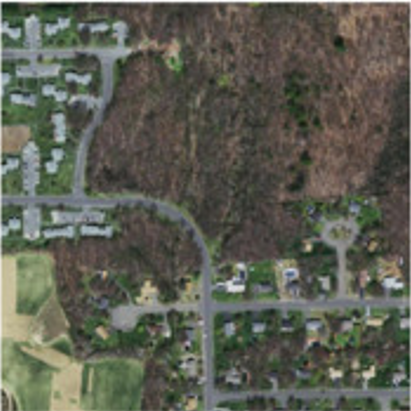
#> input picture Scene_3.png, 411 x 411 px
$ python scene3_routes.py
#> lines starting #> are read from the running program, lines starting #| are printed output that depends on the picture
import cv2
import numpy as np
import matplotlib.pyplot as plt

# ==========================================
# 1) Chargement image
# ==========================================
image = cv2.imread("Scene_3.png")
#> image is the input picture: shape (411, 411, 3); mean B, G, R 82.9, 94.7, 93.1
gt_color = cv2.imread("GT3.png")
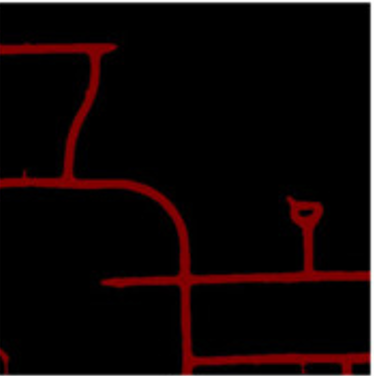
#> input picture GT3.png, 375 x 376 px
#> gt_color is the input picture: shape (376, 375, 3); mean B, G, R 6, 5.8, 15.4

if image is None or gt_color is None:
    print("Image ou GT non trouvé")
    exit()

# BGR -> RGB
image_rgb = cv2.cvtColor(image, cv2.COLOR_BGR2RGB)
gt_rgb = cv2.cvtColor(gt_color, cv2.COLOR_BGR2RGB)

# ==========================================
# 2) Prétraitement
# ==========================================
blur = cv2.GaussianBlur(image_rgb, (5, 5), 1)

# Conversion LAB
lab = cv2.cvtColor(blur, cv2.COLOR_RGB2LAB)
#> lab: shape (411, 411, 3); mean of channels 0, 1, 2 100.6, 125.2, 134.6

# ==========================================
# 3) K-means
# ==========================================
pixels = lab.reshape((-1, 3))
pixels = np.float32(pixels)

K = 3

criteria = (
    cv2.TERM_CRITERIA_EPS + cv2.TERM_CRITERIA_MAX_ITER,
    20,
    1.0
)

_, labels, centers = cv2.kmeans(
    pixels,
    K,
    None,
    criteria,
    10,
    cv2.KMEANS_RANDOM_CENTERS
)
#> centers = [[165.8, 123.9, 135.4], [116.4, 123.7, 135.4], [77.98, 126.2, 134.1]]

labels = labels.flatten()
segmented = labels.reshape(image.shape[:2])
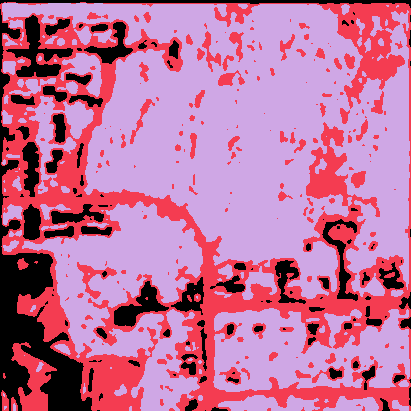
#> segmented: shape (411, 411) int32; 3 distinct labels, from 0 to 2; one colour per label, 0 black

# ==========================================
# 4) Choisir cluster route
# ==========================================
L_channel = centers[:, 0]
#> L_channel = [165.8, 116.4, 77.98]
road_cluster = np.argmax(L_channel)
#> road_cluster = 0

mask = np.zeros(segmented.shape, dtype=np.uint8)
mask[segmented == road_cluster] = 255

# ==========================================
# 5) Post-traitement morphologique
# ==========================================
kernel = np.ones((3, 3), np.uint8)

mask = cv2.morphologyEx(mask, cv2.MORPH_OPEN, kernel)
mask = cv2.morphologyEx(mask, cv2.MORPH_CLOSE, kernel)

# ==========================================
# 6) Adapter GT à la taille de l'image
# ==========================================
gt_rgb = cv2.resize(
    gt_rgb,
    (mask.shape[1], mask.shape[0]),
    interpolation=cv2.INTER_NEAREST
)
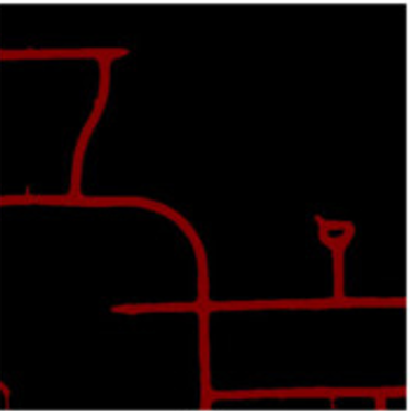
#> gt_rgb: shape (411, 411, 3); mean R, G, B 15.6, 6, 6.2

# ==========================================
# 7) Extraire routes rouges du GT
# ==========================================
gt_bin = np.zeros(mask.shape, dtype=np.uint8)

red = gt_rgb[:, :, 0]
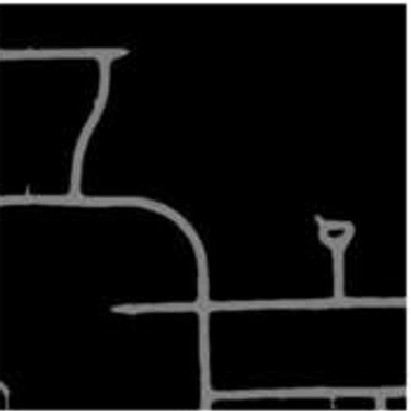
#> red: shape (411, 411); min 0, max 255, mean 15.6
green = gt_rgb[:, :, 1]
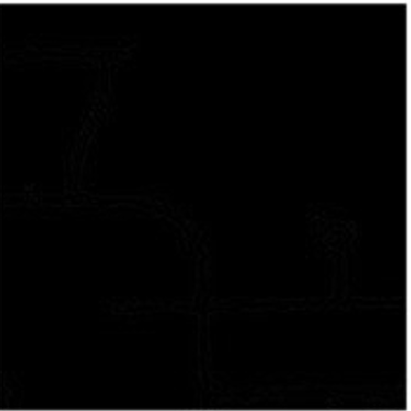
#> green: shape (411, 411); min 0, max 255, mean 6
blue = gt_rgb[:, :, 2]

gt_bin[(red > 80) & (green < 60) & (blue < 60)] = 255

# ==========================================
# 8) Métriques
# ==========================================
pred = mask > 0
truth = gt_bin > 0

TP = np.logical_and(pred, truth).sum()
FP = np.logical_and(pred, np.logical_not(truth)).sum()
FN = np.logical_and(np.logical_not(pred), truth).sum()

iou = TP / (TP + FP + FN + 1e-8)
dice = (2 * TP) / (2 * TP + FP + FN + 1e-8)
precision = TP / (TP + FP + 1e-8)
recall = TP / (TP + FN + 1e-8)

print("===== RESULTATS SCENE 3 =====")
print("IoU       :", round(iou, 4))
print("Dice      :", round(dice, 4))
print("Precision :", round(precision, 4))
print("Recall    :", round(recall, 4))

# ==========================================
# 9) Affichage
# ==========================================
plt.figure(figsize=(12, 8))

plt.subplot(2, 2, 1)
plt.imshow(image_rgb)
plt.title("Image originale")
plt.axis("off")

plt.subplot(2, 2, 2)
plt.imshow(segmented, cmap="nipy_spectral")
plt.title("Clusters K-means")
plt.axis("off")

plt.subplot(2, 2, 3)
plt.imshow(mask, cmap="gray")
plt.title("Route segmentée")
plt.axis("off")

plt.subplot(2, 2, 4)
plt.imshow(gt_bin, cmap="gray")
plt.title("Ground truth")
plt.axis("off")

plt.tight_layout()
plt.show()
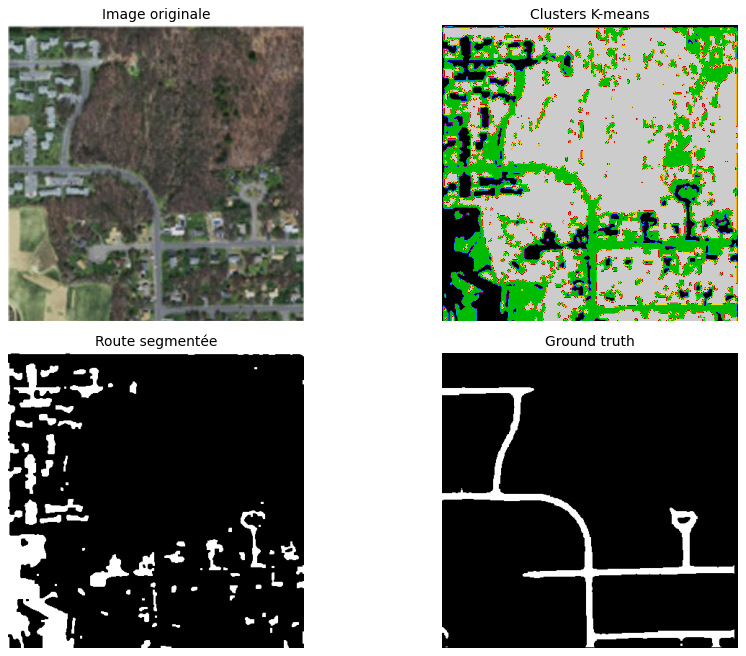
#> figure drawn by matplotlib, 4 panels
